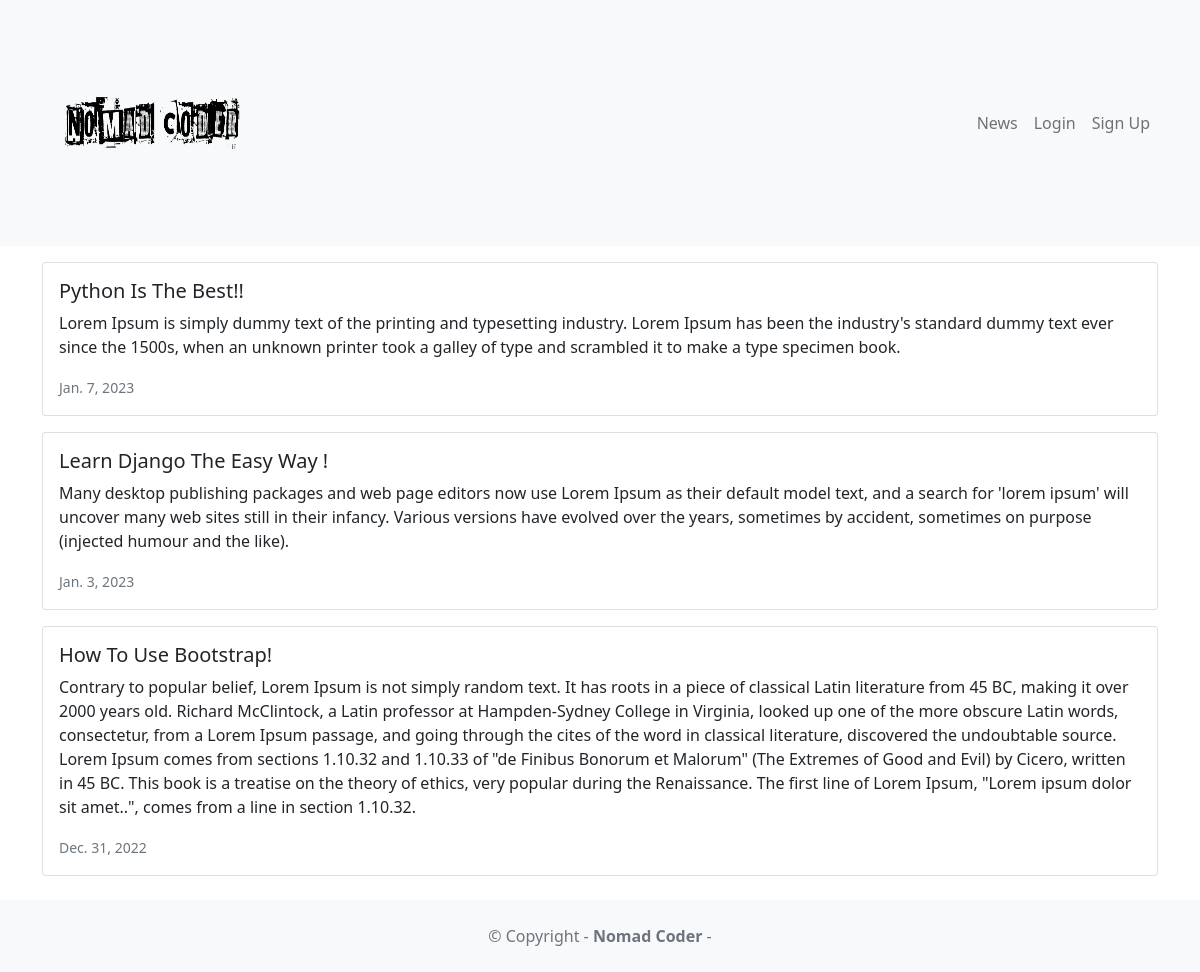
Page /news/ on the committed database.
### news/models.py (models this page shows, shortened)
class News(models.Model):
    headline = models.CharField(max_length=200)
    body = models.TextField()
    date = models.DateField()

### news/views.py (the view)
# urls.py: path('news/', include('news.urls')),
def news(request):
    newss = News.objects.all().order_by('-date')
    return render(request, 'news/news.html', {'newss':newss})

### templates/news/news.html
<!DOCTYPE html>
{% extends 'base.html' %}
{% block content %}
    {% for news in newss %}
    <div class="card mb-3">
        <div class="row g-0">
            <div>
                <div class="card-body">
                    <h5 class="card-title">{{ news.headline}}</h5>
                    <p class="card-text">{{ news.body }}</p>
                    <p class="card-text"><small class="text-muted"> {{ news.date }}</small></p>
                </div>
            </div>
        </div>
    </div>
    {% endfor %}
{% endblock %}

### rows in the picture
News: headline "Python Is The Best!!", body "Lorem Ipsum is simply dummy text of the printing and typesetting industry. Lorem Ipsum has been the industry's standard dummy text ever since the 1500s, when an unknown printer took a galley of type and scrambled it to make a type specimen book.", date "Jan. 7, 2023"
News: headline "Learn Django The Easy Way !", body "Many desktop publishing packages and web page editors now use Lorem Ipsum as their default model text, and a search for 'lorem ipsum' will uncover many web sites still in their infancy. Various versions have evolved over the years, sometimes by accident, sometimes on purpose (injected humour and the like).", date "Jan. 3, 2023"
News: headline "How To Use Bootstrap!", body "Contrary to popular belief, Lorem Ipsum is not simply random text. It has roots in a piece of classical Latin literature from 45 BC, making it over 2000 years old. Richard McClintock, a Latin professor at Hampden-Sydney College in Virginia, looked up one of the more obscure Latin words, consectetur, from a Lorem Ipsum passage, and going through the cites of the word in classical literature, discovered the undoubtable source. Lorem Ipsum comes from sections 1.10.32 and 1.10.33 of \"de Finibus Bonorum et Malorum\" (The Extremes of Good and Evil) by Cicero, written in 45 BC. This book is a treatise on the theory of ethics, very popular during the Renaissance. The first line of Lorem Ipsum,…", date "Dec. 31, 2022"
